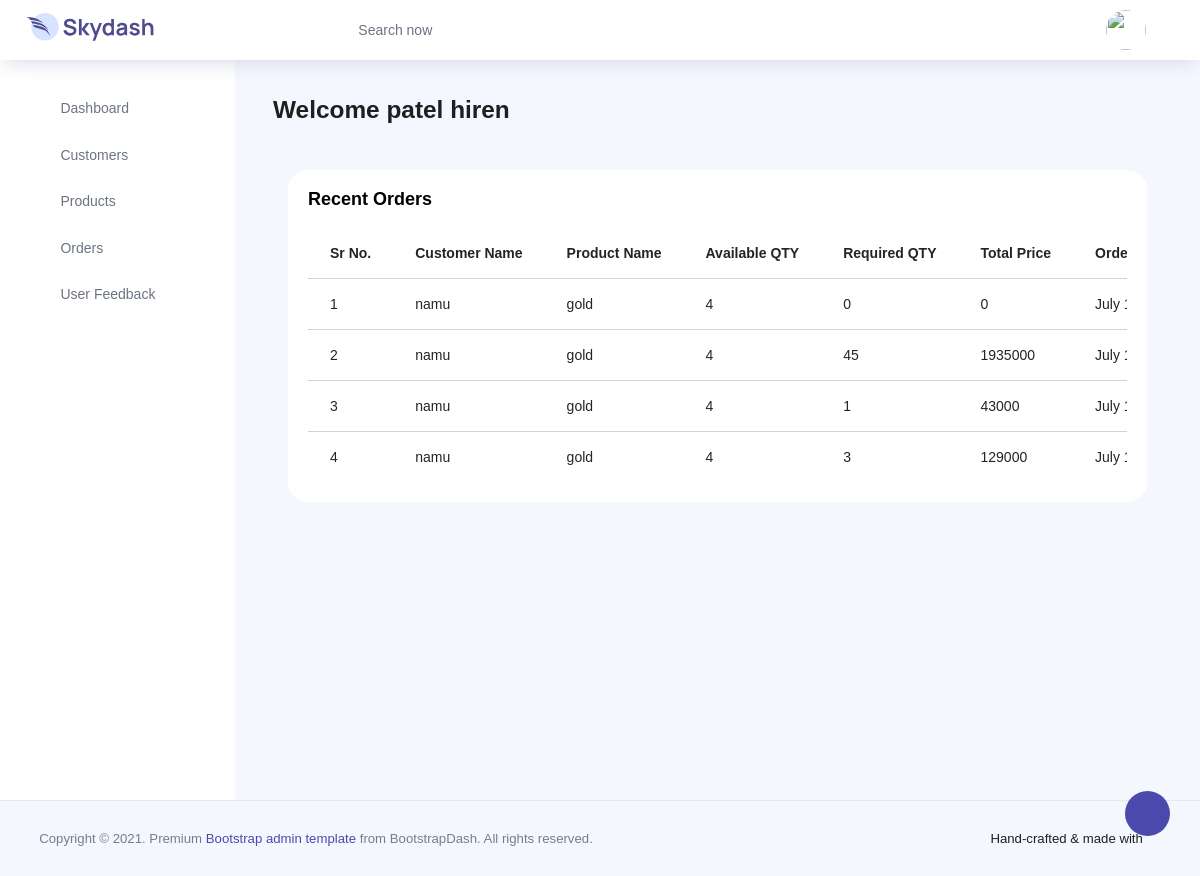
Screenshot of /dashboard/ (signed in) with the database file from the repository.
### app1/models.py (models this page shows)
class Compny_Details(models.Model):
    name=models.CharField(default="",max_length=200)
    email=models.EmailField(default="",max_length=200)
    number=models.CharField(default="",max_length=10)
    address=models.TextField(default="", max_length=200)
    join_date=models.DateField(auto_now=True,blank=True,null=True)
    profile=models.ImageField(upload_to="Profile/",max_length=300,default="",blank=True,null=True)
    password=models.CharField(default="",max_length=20)

class Customer_Order(models.Model):
    comp=models.ForeignKey('Compny_Details',on_delete=models.CASCADE,blank=True,null=True)
    cust=models.ForeignKey('Compny_Customers',on_delete=models.CASCADE,blank=True,null=True)
    prod=models.ForeignKey('Compny_Products',on_delete=models.CASCADE,blank=True,null=True)
    qty=models.PositiveBigIntegerField(default=0)
    total_price=models.PositiveBigIntegerField(default=0)
    order_date=models.DateTimeField(auto_now=True,blank=True,null=True)
    status=models.CharField(default="False",max_length=200)

class Compny_Customers(models.Model):
    comp=models.ForeignKey('Compny_Details',on_delete=models.CASCADE,blank=True,null=True)
    custName=models.CharField(default="",max_length=200)
    custMail=models.EmailField(default="",max_length=200)
    custCon=models.CharField(default="",max_length=200)
    custAdd=models.CharField(default="",max_length=200)
    custRgdate=models.DateTimeField(auto_now=True,blank=True,null=True)
    custProfile=models.ImageField(upload_to="Customer_Profile/",max_length=300,default="",blank=True,null=True)
    custPass=models.CharField(default="",max_length=20)

class Compny_Products(models.Model):
    comp=models.ForeignKey('Compny_Details',on_delete=models.CASCADE,blank=True,null=True)
    proName=models.CharField(default="",max_length=200)
    proPrice=models.PositiveBigIntegerField(default=0)
    proQnty=models.PositiveBigIntegerField(default=0)
    proImg=models.ImageField(upload_to="Product_Photos/",max_length=300,default="",blank=True,null=True)

### app1/views.py (the view)
# urls.py: path('dashboard/',Dashboard,name='db'),
def Dashboard(request):
    if 'comp_data' in request.session.keys():
       comp=Compny_Details.objects.get(id=int(request.session['comp_data']))
       ord=Customer_Order.objects.filter(comp=comp)
       return render(request,"compny/dashboard/dashboard.html",{'USERS':comp,'ord':ord})
    else:
        return redirect('ln')

### app1/templates/compny/dashboard/dashboard.html (shortened to what this page needs)
{% extends 'compny/dashboard/base.html' %}
{% load static %}
{% block NewContent %}
<div class="col-lg-12 grid-margin stretch-card">
              <div class="card">
                <div class="card-body">
                  <h4 class="card-title">Recent Orders</h4>
                  <div class="table-responsive">
                    <table class="table">
                      <thead>
                        <tr>
                          <th>Sr No.</th>
                          <th>Customer Name</th>
                          <th>Product Name</th>
                          <th>Available QTY</th>
                          <th>Required QTY</th>
                          <th>Total Price</th>
                          <th>Order Date</th>
                        </tr>
                      </thead>
                      <tbody>
                      {% for i in ord reversed %}
                        <tr>
                           <td>{{ forloop.counter }}</td>
                           <td>{{ i.cust.custName }}</td>
                           <td>{{ i.prod.proName }}</td>
                           <td>{{ i.prod.proQnty }}</td>
                           <td>{{ i.qty }}</td>
                           <td>{{ i.total_price }}</td>
                           <td>{{ i.order_date }}</td>
                          </tr>
                        {% endfor %}
                      </tbody>
                    </table>
                  </div>
                </div>
              </div>
            </div>
</div>
{% endblock NewContent %}

### app1/templates/compny/dashboard/base.html (shortened to what this page needs)
{% load static %}
<!DOCTYPE html>
<html lang="en">
<head>
  <link rel="stylesheet" href='{% static "compny/dashboard/vendors/feather/feather.css" %}'>
  <link rel="stylesheet" href='{% static "compny/dashboard/vendors/ti-icons/css/themify-icons.css" %}'>
  <link rel="stylesheet" href='{% static "compny/dashboard/vendors/css/vendor.bundle.base.css" %}'>
  <link rel="stylesheet" href='{% static "compny/dashboard/vendors/datatables.net-bs4/dataTables.bootstrap4.css" %}'>
  <link rel="stylesheet" href='{% static "compny/dashboard/vendors/ti-icons/css/themify-icons.css" %}'>
  <link rel="stylesheet" type="text/css" href='{% static "compny/dashboard/js/select.dataTables.min.css" %}'>
  <link rel="stylesheet" href='{% static "compny/dashboard/css/vertical-layout-light/style.css" %}'>
</head>
<body>
  <div class="container-scroller">
    <nav class="navbar col-lg-12 col-12 p-0 fixed-top d-flex flex-row">
      <div class="text-center navbar-brand-wrapper d-flex align-items-center justify-content-center">
        <a class="navbar-brand brand-logo mr-5" href="{% url 'db' %}"><img src='{% static "compny/dashboard/images/logo.svg" class="mr-2" alt="logo" %}' /></a>
      </div>
      <div class="navbar-menu-wrapper d-flex align-items-center justify-content-end">
        <button class="navbar-toggler navbar-toggler align-self-center" type="button" data-toggle="minimize">
          <span class="icon-menu"></span>
        </button>
        <ul class="navbar-nav mr-lg-2">
          <li class="nav-item nav-search d-none d-lg-block">
            <div class="input-group">
              <div class="input-group-prepend hover-cursor" id="navbar-search-icon">
                <span class="input-group-text" id="search">
                  <i class="icon-search"></i>
                </span>
              </div>
              <input type="text" class="form-control" id="navbar-search-input" placeholder="Search now" aria-label="search" aria-describedby="search">
            </div>
          </li>
        </ul>
        <ul class="navbar-nav navbar-nav-right">
          <li class="nav-item nav-profile dropdown">
            <a class="nav-link dropdown-toggle" href="#" data-toggle="dropdown" id="profileDropdown">
              <img src='{% static "compny/dashboard/images/faces/face28.jpg" alt="profile" %}'/>
            </a>
          </li>
        </ul>
      </div>
    </nav>
    <div class="container-fluid page-body-wrapper">
      <div class="theme-setting-wrapper">
        <div id="settings-trigger"><i class="ti-settings"></i></div>
      </div>
      <nav class="sidebar sidebar-offcanvas" id="sidebar">
        <ul class="nav">
          <li class="nav-item">
            <a class="nav-link" href="{% url 'db' %}">
              <i class="icon-grid menu-icon"></i>
              <span class="menu-title">Dashboard</span>
            </a>
          </li>
          <li class="nav-item">
            <a class="nav-link" data-toggle="collapse" href="#ui-basic" aria-expanded="false" aria-controls="ui-basic">
              <i class="icon-layout menu-icon"></i>
              <span class="menu-title">Customers</span>
              <i class="menu-arrow"></i>
            </a>
          </li>
          <li class="nav-item">
            <a class="nav-link" data-toggle="collapse" href="#form-elements" aria-expanded="false" aria-controls="form-elements">
              <i class="icon-columns menu-icon"></i>
              <span class="menu-title">Products </span>
              <i class="menu-arrow"></i>
            </a>
          </li>
          <li class="nav-item">
            <a class="nav-link" data-toggle="collapse" href="#charts" aria-expanded="false" aria-controls="charts">
              <i class="icon-bar-graph menu-icon"></i>
              <span class="menu-title">Orders</span>
              <i class="menu-arrow"></i>
            </a>
          </li>
           <li class="nav-item">
            <a class="nav-link" data-toggle="collapse" href="#auth" aria-expanded="false" aria-controls="auth">
              <i class="icon-head menu-icon"></i>
              <span class="menu-title">User Feedback</span>
              <i class="menu-arrow"></i>
            </a>
          </li>
        </ul>
      </nav>
      <div class="main-panel">
        <div class="content-wrapper">
          <div class="row">
            <div class="col-md-12 grid-margin">
              <div class="row">
                <div class="col-12 col-xl-8 mb-4 mb-xl-0">
                  <h3 class="font-weight-bold">Welcome {{ USERS.name }}</h3>
                </div>
              </div>
            </div>
          </div>
          {% block NewContent %}
          {% endblock NewContent %}
        </div>
      </div>
    </div>
   <footer class="footer">
          <div class="d-sm-flex justify-content-center justify-content-sm-between">
            <span class="text-muted text-center text-sm-left d-block d-sm-inline-block">Copyright © 2021.  Premium <a href="https://www.bootstrapdash.com/" target="_blank">Bootstrap admin template</a> from BootstrapDash. All rights reserved.</span>
            <span class="float-none float-sm-right d-block mt-1 mt-sm-0 text-center">Hand-crafted & made with <i class="ti-heart text-danger ml-1"></i></span>
          </div>
        </footer>
</body>
</html>

### rows the page displays
Compny_Details: name "patel hiren"
Customer_Order: cust.custName "namu", prod.proName "gold", prod.proQnty "4", qty "0", total_price "0", order_date "July…"
Customer_Order: cust.custName "namu", prod.proName "gold", prod.proQnty "4", qty "45", total_price "1935000", order_date "July…"
Customer_Order: cust.custName "namu", prod.proName "gold", prod.proQnty "4", qty "1", total_price "43000", order_date "July…"
Customer_Order: cust.custName "namu", prod.proName "gold", prod.proQnty "4", qty "3", total_price "129000", order_date "July…"
